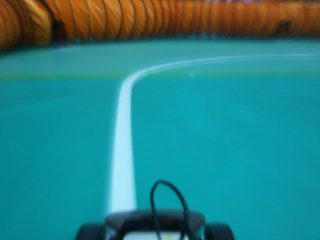
#> input picture reports/data/contact_frames/frame_000338.jpg, 320 x 240 px
$ python -i adaptive_white.py   (imports and definitions only)
#> lines starting #> are read from the running program, lines starting #| are printed output that depends on the picture; after the words box and inside, x2 and y2 are one past the last pixel; in counts of white or black regions, pixels touching at a corner belong together
"""Adaptive white evidence only; no hardware, mode changes, or tracker policy."""
import cv2
import numpy as np


def _white_colour_evidence(frame, hsv, lightness, roi_top, roi_bottom):
    """Recognise a cast white against a strongly coloured, measured floor.

    The course capture has white BGR=(255,232,130), HSV saturation=125,
    against cyan BGR=(199,158,1), saturation=254. An absolute S<=96 gate
    deletes that line. A cast white instead raises the floor's weakest colour
    channel and is substantially less saturated while retaining its cast hue.
    A coherent, strongly saturated floor is required before relaxing the gate;
    warm textured barriers must not establish a new arbitrary white colour.
    """
    allowed = hsv[:, :, 1] <= 96
    sample_top = roi_top + (roi_bottom - roi_top) // 2
    sample = hsv[sample_top:roi_bottom]
    good = (sample[:, :, 1] >= 160) & (sample[:, :, 2] >= 40)
    info = {'colour_floor_hue': None, 'colour_floor_saturation': None,
            'colour_floor_support': 0.0, 'cast_white_enabled': False}
    if np.count_nonzero(good) < sample.shape[0] * sample.shape[1] * .15:
        return allowed.astype(np.uint8) * 255, info
    hist = np.bincount(sample[:, :, 0][good], minlength=180)
    # Circular bins keep a red cast coherent across the 179/0 boundary.
    smoothed = sum(np.roll(hist, shift) for shift in range(-3, 4))
    hue = int(np.argmax(smoothed))
    distance = np.abs(sample[:, :, 0].astype(np.int16) - hue)
    near = np.minimum(distance, 180 - distance) <= 10
    support = float(np.mean(near))
    floor_sat = float(np.median(sample[:, :, 1][near]))
    info.update(colour_floor_hue=hue, colour_floor_saturation=floor_sat,
                colour_floor_support=support)
    if support < .35 or floor_sat < 192:
        return allowed.astype(np.uint8) * 255, info
    weakest = np.min(frame, axis=2)
    floor_weakest = float(np.median(weakest[sample_top:roi_bottom][near]))
    floor_light = float(np.median(lightness[sample_top:roi_bottom][near]))
    distance = np.abs(hsv[:, :, 0].astype(np.int16) - hue)
    hue_distance = np.minimum(distance, 180 - distance)
    cast_white = ((hsv[:, :, 1] <= floor_sat - 40.) &
                  (hue_distance <= 16) &
                  (weakest >= floor_weakest + 12.) &
                  (lightness >= floor_light + 12.))
    allowed |= cast_white
    info.update(cast_white_enabled=True, colour_floor_weakest=floor_weakest,
                colour_floor_lightness=floor_light)
    return allowed.astype(np.uint8) * 255, info


def _fill_interiors(lightness, seed, minimum, delta, roi_top, roi_bottom, max_width):
    occupied = seed[roi_top:roi_bottom] != 0
    padded = np.pad(occupied, ((0, 0), (1, 1)))
    ys, starts = np.nonzero(padded[:, 1:] & ~padded[:, :-1])
    _, ends = np.nonzero(padded[:, :-1] & ~padded[:, 1:])
    if len(starts) < 2:
        return seed
    left = np.flatnonzero((ys[:-1] == ys[1:]) &
                          (ends[1:] - starts[:-1] <= max_width * 2) &
                          (starts[1:] > ends[:-1]))
    if not len(left):
        return seed
    light = lightness[roi_top:roi_bottom]
    width = light.shape[1]
    begin = ys[left] * width + ends[left]
    finish = ys[left + 1] * width + starts[left + 1]
    gap_min = np.minimum.reduceat(light.ravel(), np.column_stack((begin, finish)).ravel())[::2]
    lengths = ends - starts
    ids = np.repeat(np.arange(len(starts)), lengths)
    values = light[occupied]
    ordered = values[np.lexsort((values, ids))].astype(np.float32)
    offsets = np.cumsum(lengths) - lengths
    medians = (ordered[offsets + (lengths - 1) // 2] + ordered[offsets + lengths // 2]) * .5
    edge = np.minimum(medians[left], medians[left + 1])
    valid = gap_min >= np.maximum(minimum, edge - delta)
    if not np.any(valid):
        return seed
    differences = np.zeros(occupied.size + 1, np.int16)
    np.add.at(differences, begin[valid], 1)
    np.add.at(differences, finish[valid], -1)
    fill = np.cumsum(differences[:-1]).reshape(occupied.shape) > 0
    result = seed.copy()
    result[roi_top:roi_bottom][fill] = 255
    return result


def adaptive_white_mask(frame, roi_top=35, roi_bottom=200, max_width=72,
                        white_reference=None, floor_reference=None):
    """Return mask and diagnostics using measured floor/white brightness.

    Optional references come from a geometrically confirmed line, not an
    unvalidated percentile update. The caller owns temporal reference policy.
    HLS lightness measures brightness; HSV saturation avoids rejecting clipped
    whites such as RGB(255,254,254), whose HLS saturation is misleadingly high.
    """
    lightness = cv2.cvtColor(frame, cv2.COLOR_BGR2HLS)[:, :, 1]
    hsv = cv2.cvtColor(frame, cv2.COLOR_BGR2HSV)
    roi = lightness[roi_top:roi_bottom]
    floor, upper = (float(v) for v in np.percentile(roi, (50, 99)))
    reference = upper
    if white_reference is not None and floor_reference is not None:
        # A disappearing line alone changes the upper tail, not the floor.
        reference = max(reference, float(white_reference) + floor - float(floor_reference))
    span = max(0., reference - floor)
    minimum = float(np.clip(floor + max(5., span * .45), 20., 245.))
    delta = float(np.clip(span * .08, 3., 10.))
    background = cv2.GaussianBlur(lightness, (31, 31), 0)
    local_delta = cv2.subtract(lightness, background)
    neutral, colour_info = _white_colour_evidence(
        frame, hsv, lightness, roi_top, roi_bottom)
    seed = cv2.bitwise_and(cv2.inRange(lightness, minimum, 255), neutral)
    seed = cv2.bitwise_and(seed, cv2.inRange(local_delta, delta, 255))
    mask = _fill_interiors(lightness, seed, minimum, delta,
                           roi_top, roi_bottom, max_width)
    # An orange strip between neutral seeds must not be filled into a white line.
    mask = cv2.bitwise_and(mask, neutral)
    drive_roi = np.zeros_like(mask)
    drive_roi[roi_top:roi_bottom] = 255
    mask = cv2.bitwise_and(mask, drive_roi)
    mask = cv2.morphologyEx(mask, cv2.MORPH_CLOSE, np.ones((3, 3), np.uint8))
    return mask, {'floor': floor, 'white_measured': upper,
                  'white_reference': reference, 'minimum': minimum, 'delta': delta,
                  **colour_info}

>>> import cv2
>>> picture = cv2.imread('../../reports/data/contact_frames/frame_000338.jpg')
#> picture is the input picture: shape (240, 320, 3); mean B, G, R 135.8, 132.3, 39.1
>>> result = adaptive_white_mask(picture)
#> in adaptive_white_mask, `hsv = cv2.cvtColor(frame, cv2.COLOR_BGR2HSV)`: hsv: shape (240, 320, 3); mean H, S, V 80.6, 209.8, 149.8
#> in adaptive_white_mask, `roi = lightness[roi_top:roi_bottom]`:
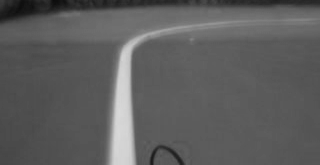
#> roi: shape (165, 320); min 12, max 217, mean 93.7
#> in adaptive_white_mask, `floor, upper = (float(v) for v in np.percentile(roi, (50, 99)))`: floor = 90; upper = 211
#> in adaptive_white_mask, `span = max(0., reference - floor)`: span = 121
#> in adaptive_white_mask, `minimum = float(np.clip(floor + max(5., span * .45), 20., 245.))`: minimum = 144.4
#> in adaptive_white_mask, `delta = float(np.clip(span * .08, 3., 10.))`: delta = 9.68
#> in _white_colour_evidence, `allowed = hsv[:, :, 1] <= 96`: allowed: shape (240, 320) bool; 4% white; 18 white regions (11 under 20 px), largest, box (x1, y1, x2, y2) and area: (113, 77, 135, 211) 1701, (34, 30, 320, 46) 909, (161, 232, 181, 240) 112
#> in _white_colour_evidence, `sample = hsv[sample_top:roi_bottom]`: sample: shape (83, 320, 3); mean H, S, V 92.9, 230.3, 169.7
#> in _white_colour_evidence, `good = (sample[:, :, 1] >= 160) & (sample[:, :, 2] >= 40)`:
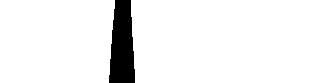
#> good: shape (83, 320) bool; 93.4% white; 1 black region, box (x1, y1, x2, y2) and area: (109, 0, 135, 83) 1747
#> in _white_colour_evidence, `hist = np.bincount(sample[:, :, 0][good], minlength=180)`: hist = 180 values, max 14580 at index 93, min 0 at index 0, mean 137.8
#> in _white_colour_evidence, `smoothed = sum(np.roll(hist, shift) for shift in range(-3, 4))`: smoothed = 180 values, max 24785 at index 93, min 0 at index 0, mean 965
#> in _white_colour_evidence, `hue = int(np.argmax(smoothed))`: hue = 93
#> in _white_colour_evidence, `distance = np.abs(sample[:, :, 0].astype(np.int16) - hue)`:
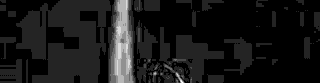
#> distance: shape (83, 320) int16; min 0, max 7, mean 0.659; drawn with min black and max white
#> in _white_colour_evidence, `near = np.minimum(distance, 180 - distance) <= 10`: near: shape (83, 320) bool; every value is 1
#> in _white_colour_evidence, `support = float(np.mean(near))`: support = 1
#> in _white_colour_evidence, `floor_sat = float(np.median(sample[:, :, 1][near]))`: floor_sat = 240
#> in _white_colour_evidence, `weakest = np.min(frame, axis=2)`:
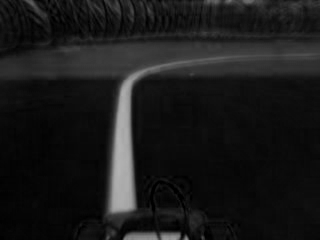
#> weakest: shape (240, 320); min 0, max 180, mean 25.5
#> in _white_colour_evidence, `floor_weakest = float(np.median(weakest[sample_top:roi_bottom][near]))`: floor_weakest = 10
#> in _white_colour_evidence, `floor_light = float(np.median(lightness[sample_top:roi_bottom][near]))`: floor_light = 89
#> in _white_colour_evidence, `cast_white = ((hsv[:, :, 1] <= floor_sat - 40.) & (hue_distance <= 16)..`: cast_white: shape (240, 320) bool; 13.7% white; 8 white regions (5 under 20 px), largest, box (x1, y1, x2, y2) and area: (60, 44, 320, 217) 10119, (123, 233, 159, 240) 223, (160, 233, 180, 240) 118
#> in _white_colour_evidence, `allowed |= cast_white`:
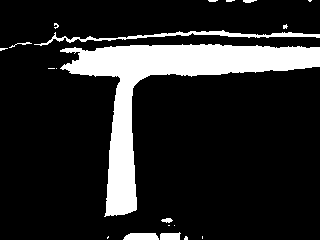
#> allowed: shape (240, 320) bool; 15.1% white; 20 white regions (13 under 20 px), largest, box (x1, y1, x2, y2) and area: (60, 44, 320, 217) 10119, (34, 30, 320, 46) 909, (123, 233, 159, 240) 223
#> in adaptive_white_mask, `neutral, colour_info = _white_colour_evidence( frame, hsv, lightness, ..`: colour_info = {'colour_floor_hue': 93, 'colour_floor_saturation': 240, 'colour_floor_support': 1, 'cast_white_enabled': True, 'colour_floor_weakest': 10, 'colour_floor_lightness': 89}
#> in adaptive_white_mask, `seed = cv2.bitwise_and(cv2.inRange(lightness, minimum, 255), neutral)`: seed: shape (240, 320); 4% white; 6 white regions (2 under 20 px), largest, box (x1, y1, x2, y2) and area: (108, 60, 192, 214) 2813, (124, 235, 158, 240) 153, (161, 235, 179, 240) 83, (196, 58, 220, 61) 29
#> in _fill_interiors, `occupied = seed[roi_top:roi_bottom] != 0`: occupied: shape (165, 320) bool; 3.7% white; 3 white regions (1 under 20 px), largest, box (x1, y1, x2, y2) and area: (111, 25, 192, 165) 1906, (196, 23, 220, 26) 29
#> in _fill_interiors, `padded = np.pad(occupied, ((0, 0), (1, 1)))`:
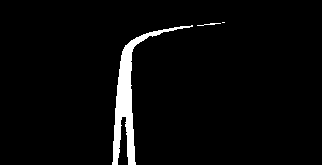
#> padded: shape (165, 322) bool; 3.6% white; 3 white regions (1 under 20 px), largest, box (x1, y1, x2, y2) and area: (112, 25, 193, 165) 1906, (197, 23, 221, 26) 29
#> in _fill_interiors, `ys, starts = np.nonzero(padded[:, 1:] & ~padded[:, :-1])`: ys = 193 values from 22 to 164; starts = 193 values, max 221 at index 0, min 111 at index 187, mean 123.4
#> in _fill_interiors, `_, ends = np.nonzero(padded[:, :-1] & ~padded[:, 1:])`: ends = 193 values, max 224 at index 0, min 117 at index 179, mean 133.4
#> in _fill_interiors, `left = np.flatnonzero((ys[:-1] == ys[1:]) & (ends[1:] - starts[:-1] <=..`: left = 50 values from 3 to 191
#> in _fill_interiors, `begin = ys[left] * width + ends[left]`: begin = 50 values from 8192 to 52597
#> in _fill_interiors, `finish = ys[left + 1] * width + starts[left + 1]`: finish = 50 values from 8196 to 52607
#> in _fill_interiors, `gap_min = np.minimum.reduceat(light.ravel(), np.column_stack((begin, f..`: gap_min = 50 values, max 213 at index 10, min 135 at index 1, mean 207.7
#> in _fill_interiors, `lengths = ends - starts`: lengths = 193 values, max 18 at index 93, min 1 at index 16, mean 10.04
#> in _fill_interiors, `ids = np.repeat(np.arange(len(starts)), lengths)`: ids = 1938 values from 0 to 192
#> in _fill_interiors, `values = light[occupied]`: values = 1938 values, max 217 at index 1147, min 144 at index 0, mean 195.2
#> in _fill_interiors, `ordered = values[np.lexsort((values, ids))].astype(np.float32)`: ordered = 1938 values, max 217 at index 1158, min 144 at index 0, mean 195.2
#> in _fill_interiors, `offsets = np.cumsum(lengths) - lengths`: offsets = 193 values from 0 to 1930
#> in _fill_interiors, `medians = (ordered[offsets + (lengths - 1) // 2] + ordered[offsets + l..`: medians = 193 values, max 213 at index 97, min 144 at index 3, mean 200.7
#> in _fill_interiors, `edge = np.minimum(medians[left], medians[left + 1])`: edge = 50 values, max 210 at index 10, min 144 at index 0, mean 202.7
#> in adaptive_white_mask, `mask = cv2.bitwise_and(mask, drive_roi)`:
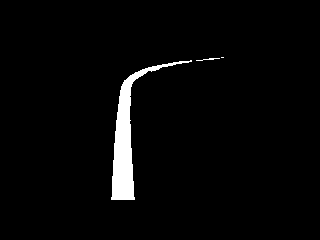
#> mask: shape (240, 320); 2.9% white; 3 white regions (1 under 20 px), largest, box (x1, y1, x2, y2) and area: (111, 60, 192, 200) 2222, (196, 58, 220, 61) 29
#> in adaptive_white_mask, `mask = cv2.morphologyEx(mask, cv2.MORPH_CLOSE, np.ones((3, 3), np.uint..`: mask: shape (240, 320); 2.9% white; 3 white regions (1 under 20 px), largest, box (x1, y1, x2, y2) and area: (111, 60, 192, 200) 2223, (196, 58, 220, 61) 29
